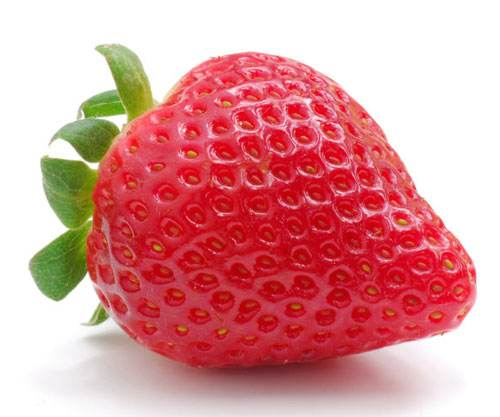
#> input picture third/mei.jpg, 500 x 417 px
$ python image_gamma.py
#> lines starting #> are read from the running program, lines starting #| are printed output that depends on the picture
import cv2
import numpy as np
img=cv2.imread("mei.jpg")
#> img is the input picture: shape (417, 500, 3); mean B, G, R 154.3, 153, 220.6
gray=cv2.cvtColor(img,cv2.COLOR_RGB2GRAY)
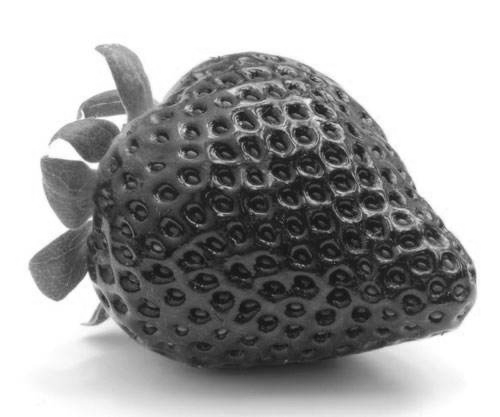
#> gray: shape (417, 500); min 18, max 255, mean 161.1
rows=img.shape[0]
#> rows = 417
cols=img.shape[1]
#> cols = 500
gamma_image=np.power(gray,0.5).astype(np.int8)
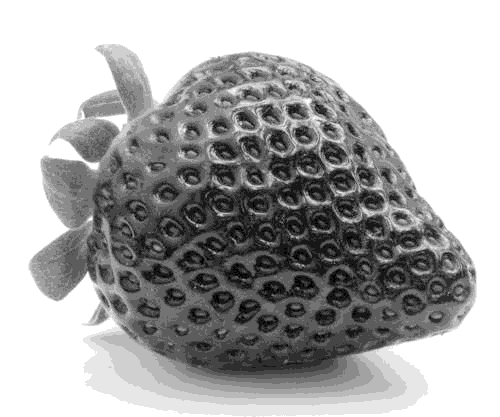
#> gamma_image: shape (417, 500) int8; min 4, max 15, mean 11.45; drawn with min black and max white
cv2.imshow("gamma_image",gamma_image)
cv2.waitKey(0)
cv2.destroyAllWindows()
